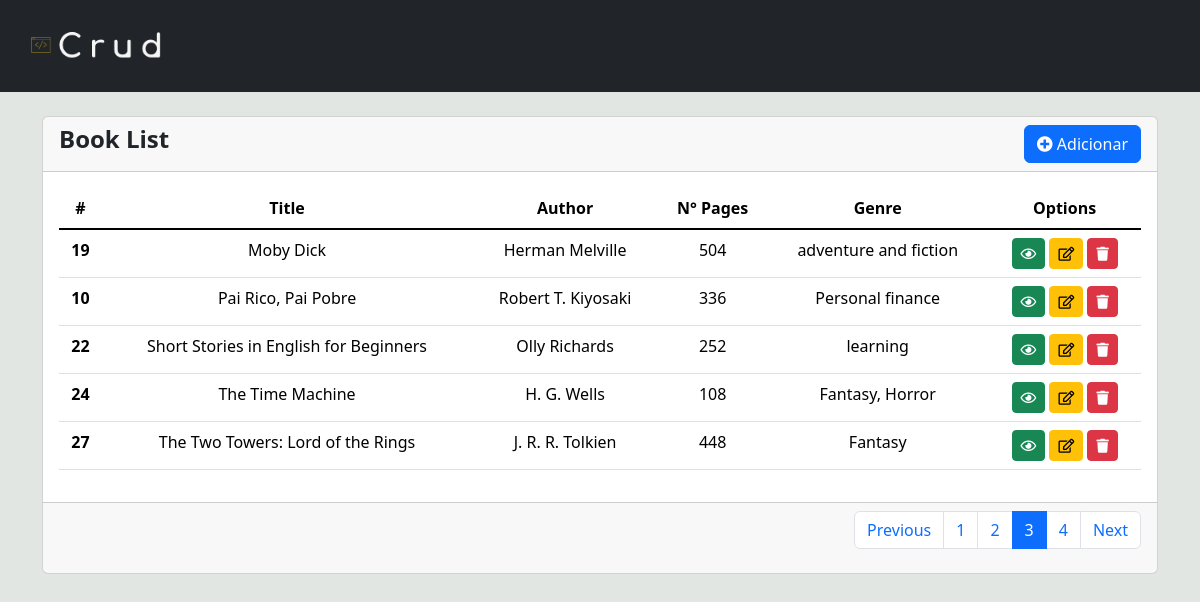
The page /App/view/home.php?page=3 on the database its author committed.
### tables this page shows
CREATE TABLE `tb_livros` (
  `id` int(11) NOT NULL,
  `title` varchar(255) DEFAULT NULL,
  `author` varchar(255) NOT NULL,
  `pages` int(11) DEFAULT NULL,
  `genre` varchar(100) NOT NULL
);

### Core/connection.php (called while the page is built, shortened)
<?php
class Connection {
    protected function openDB()
    {
        $options = array(PDO::ATTR_DEFAULT_FETCH_MODE => PDO::FETCH_OBJ, PDO::ATTR_ERRMODE => PDO::ERRMODE_EXCEPTION);
        $dns = DB_TYPE . ':host=' . DB_HOST . ";dbname=" . DB_BOOKS;
        try {
            $this->pdo = new PDO($dns, DB_USER, DB_PASSWORD, $options);
        } catch (PDOException $e) {
             echo '<div align="center"><b>Message: </b>'.$e->getMessage();
             echo '<br><b>Code</b>: '.$e->getCode().'<br>';
             echo '<b>File</b>: '.$e->getFile();
             echo '<br><b>Line: </b>'.$e->getLine();
             die('<br><br><hr><h3>Create the database<br>and try connecting again<h3></div>');
        }
    }
}
?>

### App/Models/Model.php (called while the page is built, shortened)
<?php
require_once '../../Core/connection.php';
class Model extends Connection {
    public function getListPages($firstPage, $numberOfItems) {
        $sql = "SELECT * FROM tb_livros ORDER BY title LIMIT :firstPage, :numberOfItems";
        $stmt = $this->pdo->prepare($sql);
        $stmt->bindValue(':firstPage', $firstPage, PDO::PARAM_INT);
        $stmt->bindValue(':numberOfItems', $numberOfItems, PDO::PARAM_INT);
        $stmt->execute();
        return $stmt->fetchAll(PDO::FETCH_ASSOC);
    }
    public function getTotalCount() {
        $sql = "SELECT COUNT(*) as total FROM tb_livros";
        $stmt = $this->pdo->query($sql);
        return $stmt->fetch(PDO::FETCH_ASSOC)['total'];
    }
}
?>

### App/Controllers/listController.php (the view, shortened to what this page needs)
<?php
class ListController {
    private $bookModel;
    public function __construct() {
        $this->bookModel = new BookModel();
    }
    public function getTableRows($page, $numberOfItems) {
        $firstPage = ($numberOfItems * $page) - $numberOfItems;
        $rows = $this->bookModel->getListPages($firstPage, $numberOfItems);
        $tableRows = '';
        foreach ($rows as $value) {
            $tableRows .= "<tr>";
            $tableRows .= "<th>".$value['id'] ."</th>";
            $tableRows .= "<td>".$value['title'] ."</td>";
            $tableRows .= "<td>".$value['author'] ."</td>";
            $tableRows .= "<td>".$value['pages'] ."</td>";
            $tableRows .= "<td>".$value['genre'] ."</td>";
            $tableRows .= "<td>
            <a class='btn btn-sm btn-success' href='readBook.php?id=".$value['id']."'><i class='far fa-eye'></i></a>
            <a class='btn btn-sm btn-warning' href='editBook.php?id=".$value['id']."'><i class='far fa-edit'></i></a>
            <a class='btn btn-sm btn-danger' href='../Controllers/deleteController.php?id=".$value['id']."'><i class='fas fa-trash'></i></a>
            </td>";
            $tableRows .= "</tr>";
        }
        return $tableRows;
    }
    public function getPagination($page, $numberOfItems) {
        $totalPages = $this->getTotalPages($numberOfItems);
        $pagination = '<nav aria-label="Page navigation example">';
        $pagination .= '<ul class="pagination justify-content-end">';
        $pagination .= '<li class="page-item '.($page <= 1 ? 'disabled' : '').'">';
        $pagination .= '<a class="page-link" href="?page='.($page - 1).'">Previous</a>';
        $pagination .= '</li>';
        for ($i = 1; $i <= $totalPages; $i++) {
            $pagination .= '<li class="page-item '.($page == $i ? 'active' : '').'">';
            $pagination .= '<a class="page-link" href="?page='.$i.'">'.$i.'</a>';
            $pagination .= '</li>';
        }
        $pagination .= '<li class="page-item '.($page >= $totalPages ? 'disabled' : '').'">';
        $pagination .= '<a class="page-link" href="?page='.($page + 1).'">Next</a>';
        $pagination .= '</li>';
        $pagination .= '</ul>';
        $pagination .= '</nav>';
        return $pagination;
    }
    public function getTotalPages($numberOfItems) {
        $totalItems = $this->bookModel->getTotalCount();
        return ceil($totalItems / $numberOfItems);
    }
}
?>

### Public/assets/css/style.css (style rules this page uses)
* { margin: 0; padding: 0; box-sizing: border-box; }
body { background-color: #e1e6e3; }

### rows shown on the page
tb_livros: id "19", title "Moby Dick", author "Herman Melville", pages "504", genre "adventure and fiction"
tb_livros: id "10", title "Pai Rico, Pai Pobre", author "Robert T. Kiyosaki", pages "336", genre "Personal finance"
tb_livros: id "22", title "Short Stories in English for Beginners", author "Olly Richards", pages "252", genre "learning"
tb_livros: id "24", title "The Time Machine", author "H. G. Wells", pages "108", genre "Fantasy, Horror"
tb_livros: id "27", title "The Two Towers: Lord of the Rings", author "J. R. R. Tolkien", pages "448", genre "Fantasy"
